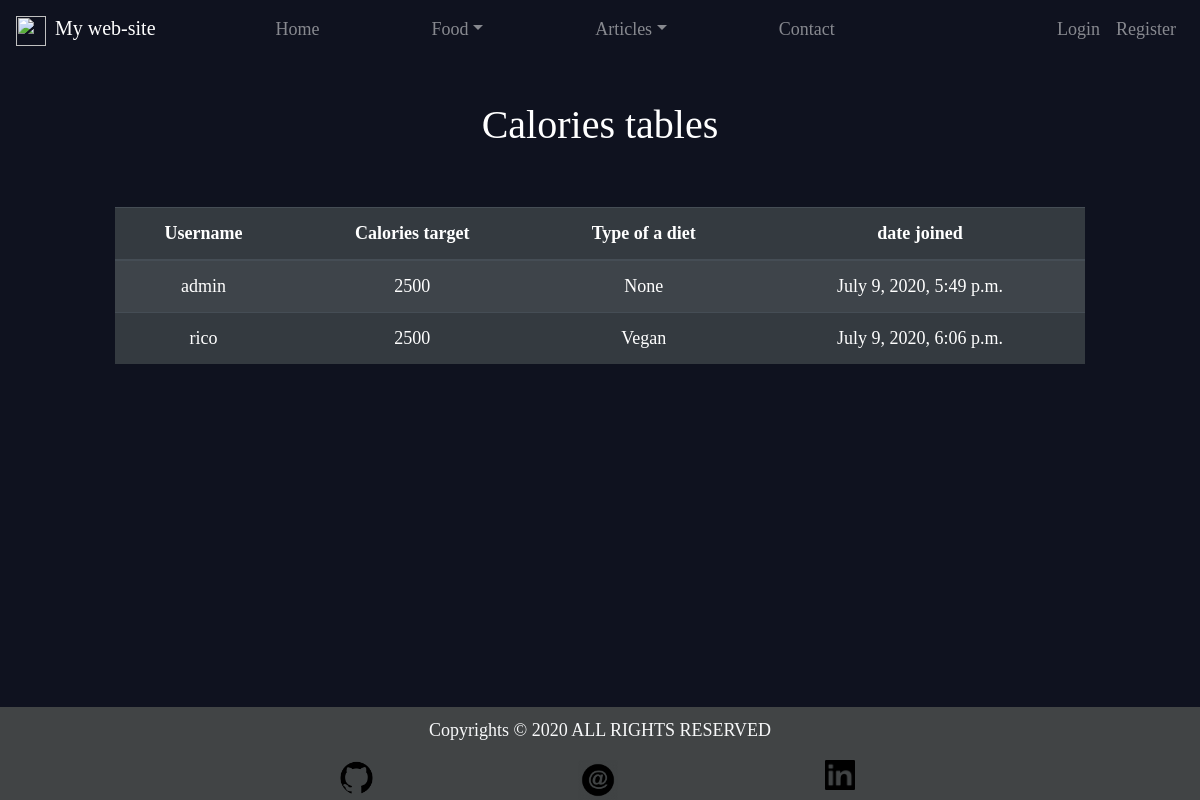
Page /profile/profile_table/ on the earlier database version.
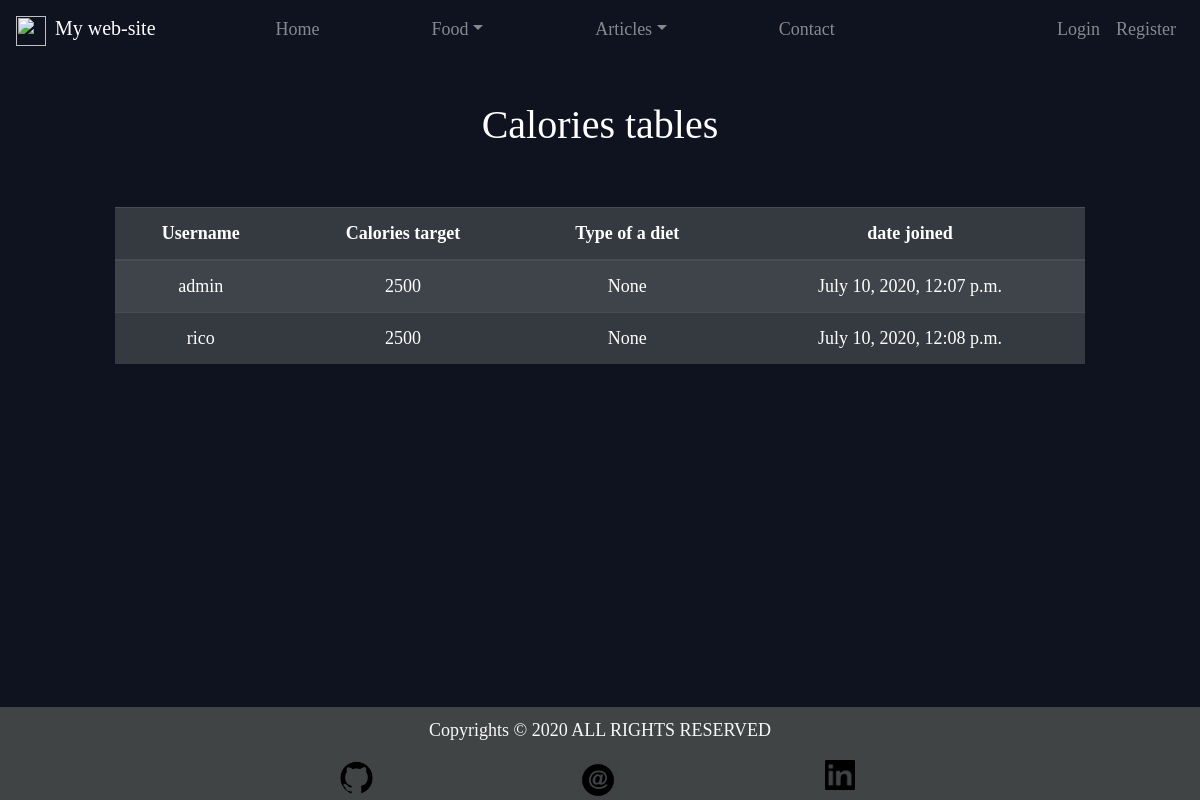
Same page on the later database version.
### Account/models.py (models this page shows, shortened)
class Profile(AbstractBaseUser):
	email 					= models.EmailField(verbose_name="email", max_length=60, unique=True)
	username 				= models.CharField(verbose_name="username", max_length=30, unique=True)
	calories_plan			= models.IntegerField(default=2500)
	diet_type               = models.CharField(max_length=2, default="5", choices=DIET_TYPE_CHOICES)
	is_admin				= models.BooleanField(default=False)
	is_active				= models.BooleanField(default=True)
	is_staff				= models.BooleanField(default=False)
	is_superuser			= models.BooleanField(default=False)
	date_joined				= models.DateTimeField(verbose_name='date joined', auto_now_add=True)
	last_login				= models.DateTimeField(verbose_name='last login', auto_now=True)
	USERNAME_FIELD = "username"
	REQUIRED_FIELDS = ["email"]
	objects = MyAccountManager()

### Account/views.py (the view)
# urls.py: path("profile_table/", ProfilesListView.as_view(), name="prof_table"),
class ProfilesListView(ListView, SuccessMessageMixin):
	template_name = "Account/profile_list.html"
	model = Profile
	paginate_by = 10
	context_object_name = "objects"

### Templates/Account/profile_list.html (shortened to what this page needs)
{% extends 'main.html' %}
{% block content %}
	<h1 id="title">Calories tables </h1>
	<table class="table table-striped table-dark">
		<thead>
			<tr>
				<th scope="col">Username</th>
				<th scope="col">Calories target</th>
				<th scope="col">Type of a diet</th>
				<th scope="col">date joined</th>
			</tr>
		</thead>
		<tbody>
			{% for profile in objects %}
				<tr>
					<td>{{profile.username}}</td>
					<td>{{profile.calories_plan}}</td>
					<td>{{profile.get_diet_type_display}}</td>
					<td>{{profile.date_joined}}</td>
				</tr>
			{% endfor %}
		</tbody>
	</table>
{% endblock %}

Differences in the rows shown:
changed Profile "admin": date_joined "July 9, 2020, 5:49 p.m." → "July 10, 2020, 12:07 p.m."
changed Profile "rico": diet_type "Vegan" → "None"; date_joined "July 9, 2020, 6:06 p.m." → "July 10, 2020, 12:08 p.m."
